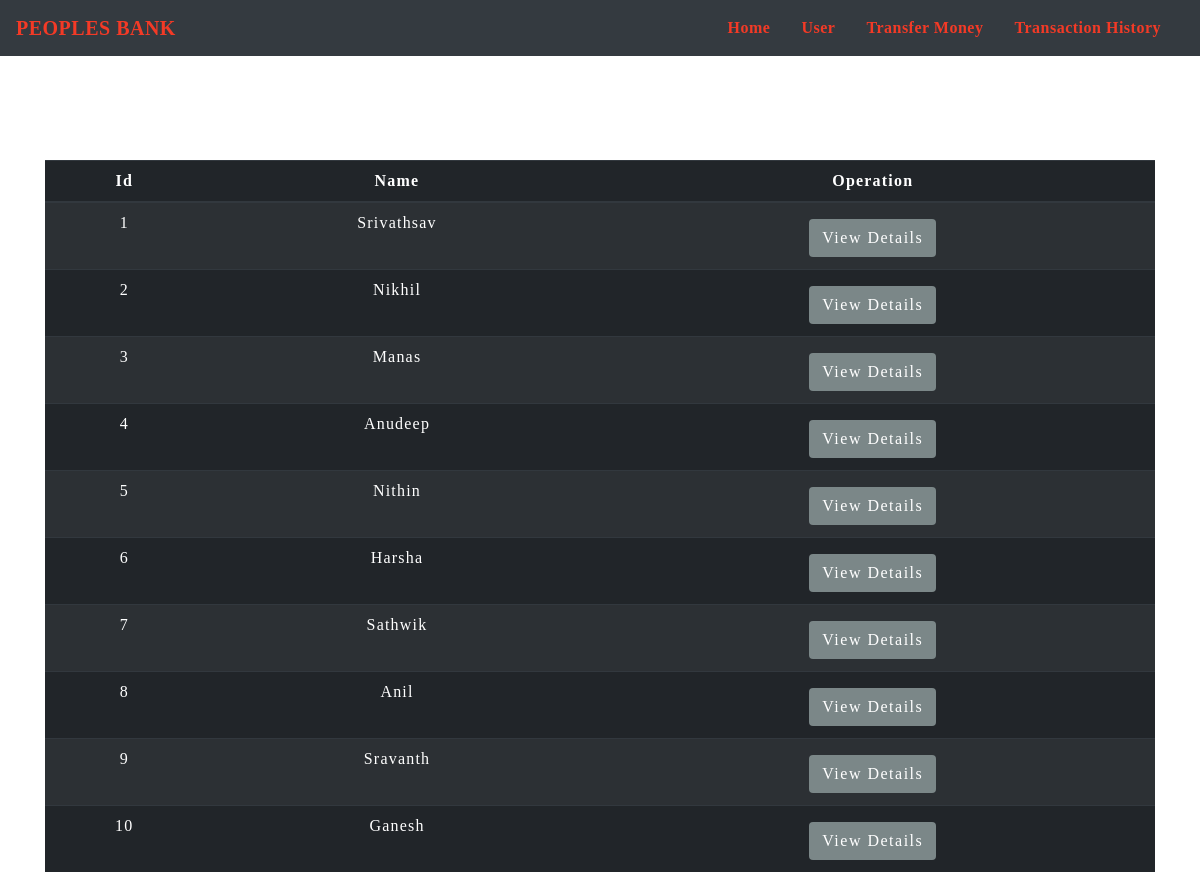
Screenshot of /viewallcustomers.php with the database file from the repository.
### tables this page shows
CREATE TABLE `users` (
  `id` int(3) NOT NULL,
  `name` text NOT NULL,
  `email` varchar(30) NOT NULL,
  `balance` int(8) NOT NULL
);

### viewallcustomers.php (the view, shortened to what this page needs)
<!DOCTYPE html>
<html lang="en">
<head>
<link rel="stylesheet" href="https://maxcdn.bootstrapcdn.com/bootstrap/4.0.0/css/bootstrap.min.css">
<link rel="stylesheet" type="text/css" href="css/table.css">
<link rel="stylesheet" type="text/css" href="css/style.css?v=<?php echo time(); ?>">
<link rel="stylesheet" type="text/css" href="css/navbar.css?v=<?php echo time(); ?>">
</head>
<body>
<?php
include 'config.php';
$sql = "SELECT * FROM users";
$result = mysqli_query($conn,$sql);
?>
<?php
include 'navbar.php';
?>
<div class="container">
<h2 class="text-center pt-4" style="color: #fff; ">List of Users</h2>
<br>
<div class="row">
<div class="col">
<div class="table-responsive-sm">
<table class="table table-hover table-dark table-striped">
<thead>
<tr>
<th scope="col" class="text-center py-2">Id</th>
<th scope="col" class="text-center py-2">Name</th>
<th scope="col" class="text-center py-2">Operation</th>
</tr>
</thead>
<tbody>
<?php
while($rows=mysqli_fetch_assoc($result))
{
?>
<tr>
<td class="py-2"><?php echo $rows['id'] ?></td>
<td class="py-2"><?php echo $rows['name']?></td>
<td><a href="selecteduserdetail.php?id= <?php echo $rows['id'] ;?>"> <button type="button" class="btn mt-1 mb-0">View Details</button></a></td>
</tr>
<?php
}
?>
</tbody>
</table>
</div>
</div>
</div>
</div>
</body>
</html>

### css/table.css (style rules this page uses)
* { padding: 0; margin: 0; box-sizing: border-box; font-family: sans-serif; }
h2 { font-size: 40px; }
table { letter-spacing: 1.2px; }
td { text-align: center; }
button { border:none; background: #d9d9d9; transition: 1s; }

### css/style.css (style rules this page uses)
* { padding: 0; margin: 0; box-sizing: border-box; font-family: 'Berkshire Swash', cursive; }
button { border:none; border-radius: 8px; padding: 10px; background:#7B8788; color:white; letter-spacing: 1.5px; font-size: 15px; transition: 0.5s; }

### css/navbar.css (style rules this page uses)
h2 { color: #4C4B4B; letter-spacing: 0.5px; font-family: 'Berkshire Swash', cursive; }

### viewallcustomers.php (style rules this page uses)
* { font-family: 'Berkshire Swash', cursive; }
button { transition: 1.5s; }

### rows the page displays
users: id "1", name "Srivathsav"
users: id "2", name "Nikhil"
users: id "3", name "Manas"
users: id "4", name "Anudeep"
users: id "5", name "Nithin"
users: id "6", name "Harsha"
users: id "7", name "Sathwik"
users: id "8", name "Anil"
users: id "9", name "Sravanth"
users: id "10", name "Ganesh"
